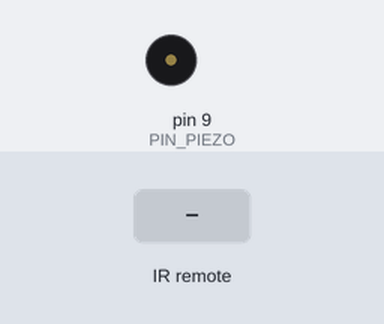
A sketch run on a simulated Arduino Uno, built with avr-gcc and run on an emulated ATmega328P. Shown: buzzer (waves = sounding). The test bench sets the inputs (shaded band).

Above: at 1.2 s.
1.3 s: infrared code 0x1B669 received
At 2.4 s:
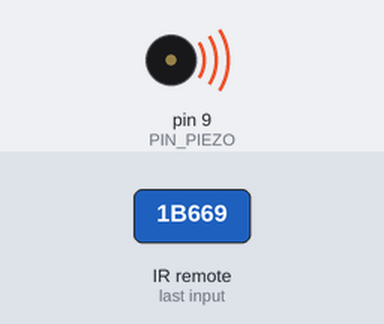
Timing chart, 0 to 4.3 s (numbered marks = the images above; inputs shaded):
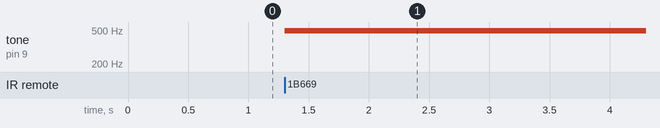

The sketch:

Receive433.ino
```cpp
#include <RCSwitch.h>

RCSwitch mySwitch = RCSwitch();
static const int PIN_PIEZO = 9;

void beep(int n, int duration)
{
  if(n < 1)
    return;

  for (int i = 0; i < n; ++i) {
    analogWrite(PIN_PIEZO, 20);
    delay(duration);
    analogWrite(PIN_PIEZO, 0);
    delay(duration);
  }
}

void setup() {
  pinMode(PIN_PIEZO, OUTPUT);
  mySwitch.enableReceive(0);  // Receiver on inerrupt 0 => that is pin #2
}

void loop() {
  if (mySwitch.available()) {

    unsigned long value = mySwitch.getReceivedValue();

    if (value == 112233)  {
      beep(3, 100);
    }
    else if (value == 445566) {
      beep(3, 30);
    }

    mySwitch.resetAvailable();
  }
}
```

Measured:
- after the input at 1.3 s, tone on pin 9 (PIN_PIEZO): silent → 490 Hz at once
